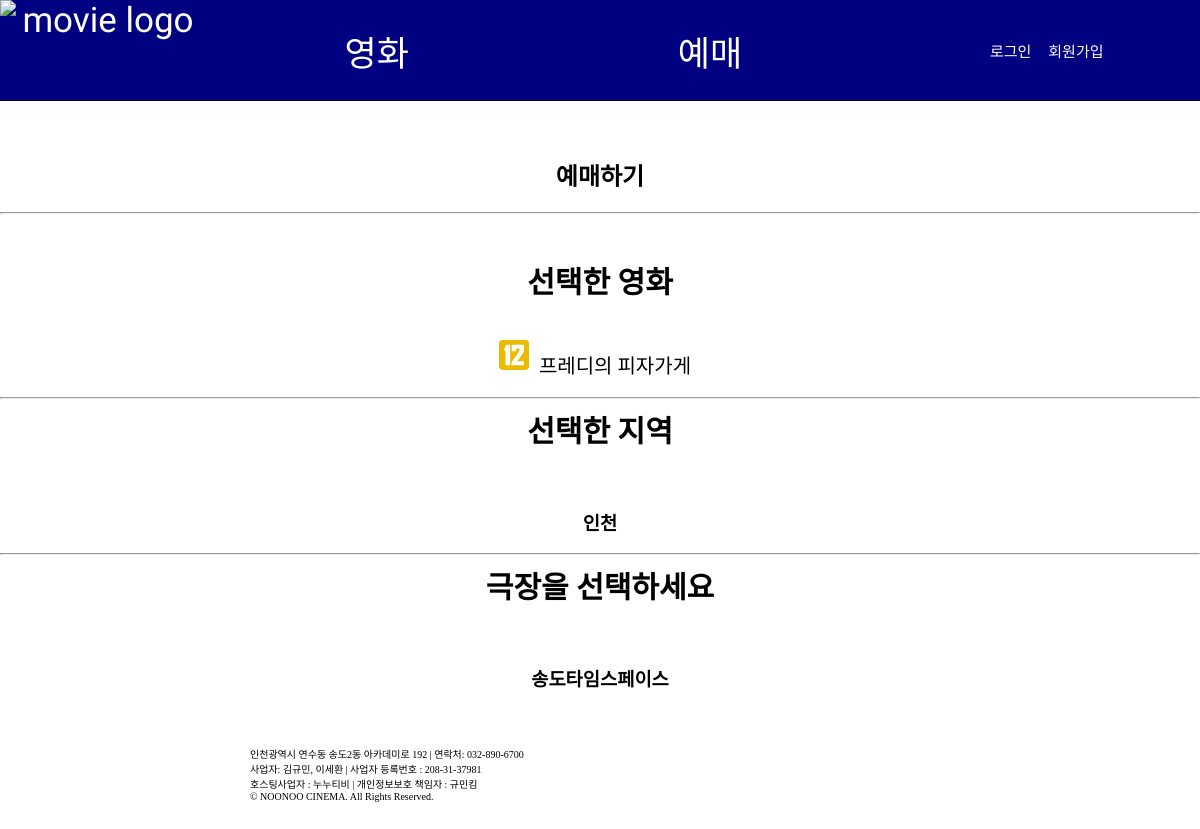
Screenshot of /ticketing/theater/1/3/ with the database file from the repository.
### movies/models.py (models this page shows, shortened)
class Movie(models.Model):
    title = models.CharField(max_length=100)
    image = models.ImageField(upload_to='images/',blank=True,null=True)
    age = models.IntegerField(default=0)
    age_url = models.CharField(max_length=2000,default='/')
    summary = models.TextField(max_length=2000)
    date = models.DateField(default=date.today)
    rank = models.IntegerField(default=0)
    times = models.CharField(default='120',max_length=20,verbose_name='상영시간')
    director = models.ManyToManyField('Director')
    class Meta:
        db_table='movie'
        verbose_name='영화'
        verbose_name_plural='영화'

### ticketing/models.py (models this page shows, shortened)
class Area(models.Model):
    AREA_CHOICES = [
        ('서울', 'Seoul'),
        ('경기', 'Gyeonggi'),
        ('인천', 'Incheon'),
        ('강원', 'Gangwon'),
        ('대전/충청', 'Daejeon/Chungcheong'),
        ('대구', 'Daegu'),
        ('부산/울산', 'Busan/Ulsan'),
        ('경상', 'Gyeongsang'),
        ('광주/전라/제주', 'Gwangju/Jeolla/Jeju'),
    ]
    name = models.CharField(max_length=100,choices=AREA_CHOICES)
    theaters = models.IntegerField(default=0)
    class Meta:
        db_table='area'
        verbose_name='지역'
        verbose_name_plural='지역'

class Theater(models.Model):
    name=models.CharField(max_length=100)
    area=models.ForeignKey(Area,on_delete=models.CASCADE)
    class Meta:
        db_table='theater'
        verbose_name='영화관'
        verbose_name_plural='영화관'

### ticketing/views.py (the view)
# urls.py: path('theater/<int:m_id>/<int:a_id>/', Theaters, name='theater'),
def Theaters(request, m_id, a_id ):
    movie=get_object_or_404(Movie,pk=m_id)
    context={}
    context['movie']=movie
    area=get_object_or_404(Area,pk=a_id)
    context['area']=area
    ticketing_list = movie.ticketing_set.all()
    theater_list=[]
    for ticketing in ticketing_list:
        if ticketing.theater.area.name==area.name:
            theater_list.append(ticketing.theater)
    theater_list=set(theater_list)
    context['theater_list']=theater_list
    login_session = request.session.get('login_session', '')
    context['login_session'] = login_session
    return render(request,template_name='ticketing/theater.html', context=context)

### ticketing/templates/ticketing/theater.html (shortened to what this page needs)
{% extends 'ticketing/index.html' %}
{% load static %}
{% block message %}<h1>극장을 선택하세요</h1><br>{% endblock %}
{% block area %}
<h1>선택한 지역</h1><br>
<h3>{{area.name}}</h3><hr>
{% endblock %}
{% block movie %}
    <h1>선택한 영화</h1><br>
    <div class="mb">
        <div>
            <img src={{"../../../"|add:movie.age_url}}  border="0" width="30" height="30">
        </div>
        <div class="mt">
           {{movie.title}}
        </div>
    </div>
    <hr>
{% endblock %}
{% block contents %}
{% for theater in theater_list %}
    <a href="{% url 'ticketing:date' movie.id theater.id %}" id="movie_a"><h3>{{theater.name}}</h3></a>
{% endfor %}
{% endblock %}

### templates/base.html (style rules this page uses)
body { margin:0px; }
img { display: block; margin: 0 auto; padding: 0; }
a { text-align:center; text-decoration: none; color:white; }
#movie_a { text-align:center; text-decoration: none; color:black; }

### ticketing/templates/ticketing/theater.html (style rules this page uses)
h1 { font-size:30px; text-align:center; place-items:center; color: black; margin-top:0px; }
.mt { font-size:20px; text-align:center; font-family: 'Do Hyeon', sans-serif; margin:10px; color: black; }
.mb { display: flex; justify-content: center; }
h3 { text-align: center; }

### rows the page displays
Movie: age_url (picture), title "프레디의 피자가게"
Area: name "인천"
Theater: name "송도타임스페이스"
